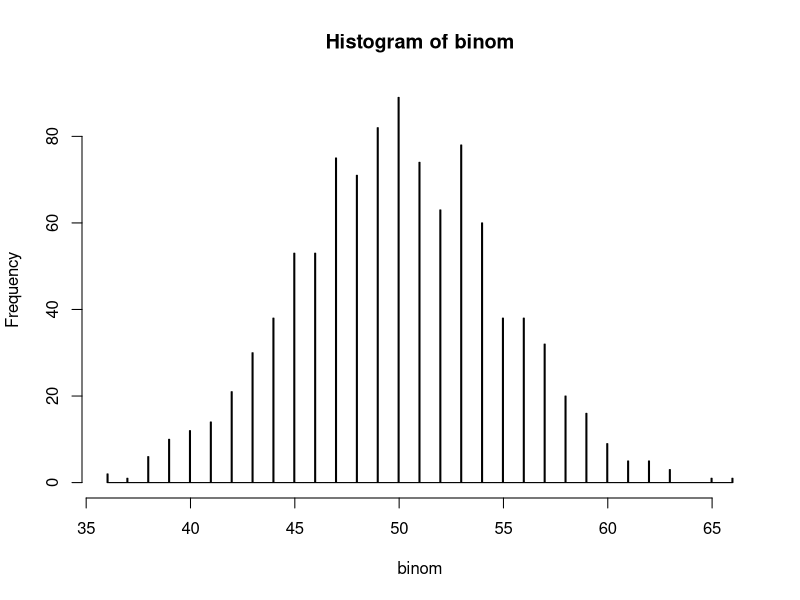
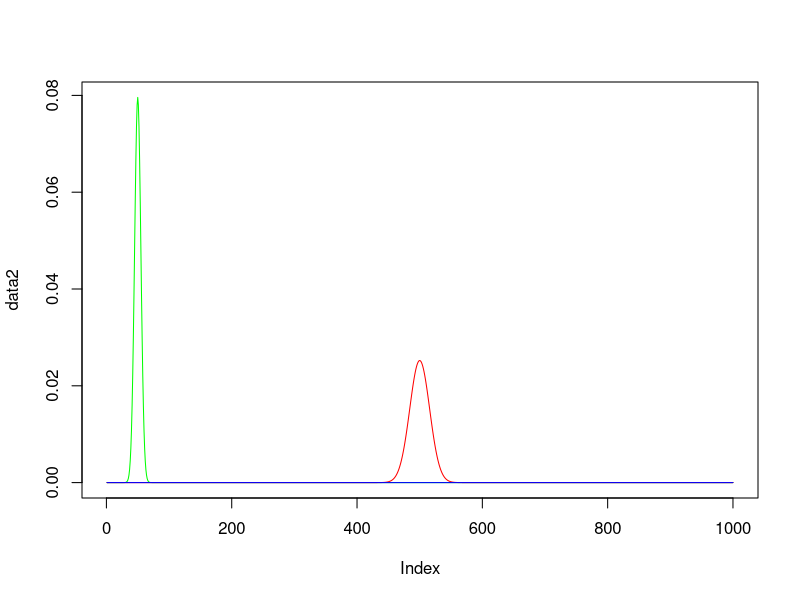

Recreate these plots in R, in order.
# 1
values <- c(58, 74, 69, 81, 64, 120, 55, 71, 77, 65, 23000)

empVar <- function(values) {
  mean <- mean(values)
  factor = 1 / length(values)
  factor * sum(sapply(values, function(x) { (mean - x)^2 }))
}

sampVar <- function(values) {
  mean <- mean(values)
  factor = 1 / (length(values) - 1)
  factor * sum(sapply(values, function(x) { (mean - x)^2 }))
}

empVar(values)
sampVar(values)
var(values)

# 2a
# Nicht sicher ob das Histgram so richtig ist oder die axen getauscht werden sollten?
binom <- rbinom(1000, 100, 1/2)
data1 = hist(binom, breaks=1000)

# 2b
x <- seq(1, 1000)
data2 <- dbinom(x, 100, 1/2)
data3 <- dbinom(x, 1000, 1/2)
data4 <- dbinom(x, 10000, 1/2)

plot(data2, type="n")
lines(data2, col="green")
lines(data3, col="red")
lines(data4, col="blue")

# 2c
empVar <- function(values) {
  mean <- mean(values)
  factor = 1 / length(values)
  factor * sum(sapply(values, function(x) { (mean - x)^2 }))
}

metrics <- function(val) {
  print(mean(val))
  print(median(val))
  print(empVar(val))
  print(var(val))
}

metrics(data1$counts)
metrics(data2)
metrics(data3)
metrics(data4)

#3 
uniDist <- runif(100000)
samples <- replicate(5000, function() { samples(uniDist, 100) })

#5 
meanDiameter = 2.012
deviation = 0.1
n <- 200

z = (meanDiameter - 2) / (deviation / sqrt(n))

# P(Z < z)
pt(z,df=n-1)


#7
#a
values <- replicate(6, 1/6)
-sum(sapply(values, function(x) { x * log(x)}))

#b
values <- c(8/100, 15/100, 1/2, 4/100, 15/100, 8/100)
-sum(sapply(values, function(x) { x * log(x)}))
